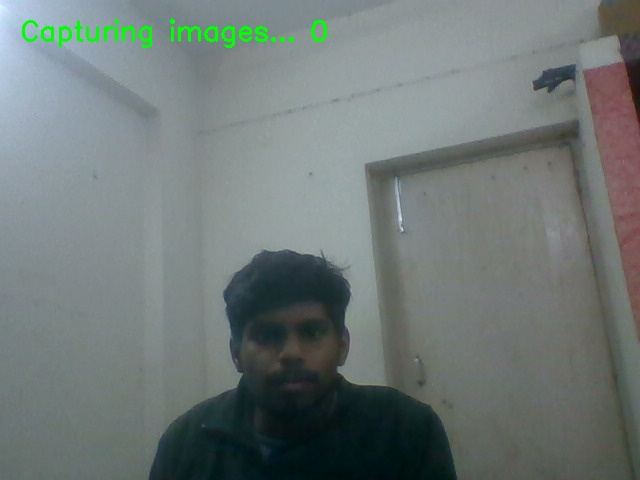
#> input picture dataset/Abhishek/0.jpg, 640 x 480 px, given in place of the camera
$ python recognize_and_attendance_improved.py dataset/Abhishek/0.jpg dataset/Abhishek/0.jpg dataset/Abhishek/0.jpg dataset/Abhishek/0.jpg 5
#> lines starting #> are read from the running program, lines starting #| are printed output that depends on the picture; after the words box and inside, x2 and y2 are one past the last pixel; in counts of white or black regions, pixels touching at a corner belong together
import cv2
import numpy as np
import csv
from datetime import datetime
import os
import time
import sys
from collections import defaultdict

# ==========================================
# PARSE COMMAND-LINE ARGUMENTS
# ==========================================
# Usage: python recognize_and_attendance_improved.py <subject_code> <subject_name> <period> <faculty_name> <session_id>
SUBJECT_CODE = sys.argv[1] if len(sys.argv) > 1 else ""
SUBJECT_NAME = sys.argv[2] if len(sys.argv) > 2 else ""
PERIOD = sys.argv[3] if len(sys.argv) > 3 else ""
FACULTY_NAME = sys.argv[4] if len(sys.argv) > 4 else ""
SESSION_ID = int(sys.argv[5]) if len(sys.argv) > 5 and sys.argv[5].isdigit() else None

print(f"\n{'='*60}")
print(f"  LECTURE DETAILS")
print(f"{'='*60}")
print(f"  Subject : {SUBJECT_NAME} ({SUBJECT_CODE})")
print(f"  Period  : {PERIOD}")
print(f"  Faculty : {FACULTY_NAME}")
print(f"  Session : #{SESSION_ID}")
print(f"{'='*60}\n")

# ==========================================
# IMPROVED CONFIGURATION PARAMETERS
# ==========================================
CONFIDENCE_THRESHOLD_INITIAL = 60  # Initial filter (stricter than before)
CONFIDENCE_THRESHOLD_FINAL = 45    # Final average threshold for confirmation
MIN_CONFIRMATIONS = 5              # Minimum frames to confirm a person
RECOGNITION_BUFFER_SIZE = 10       # How many recent recognitions to track

# Check if model files exist
if not os.path.exists("trainer.yml"):
    print("❌ ERROR: Model not trained yet!")
    print("Please train the model first using 'Train / Update Model' button.")
    time.sleep(3)
    sys.exit(1)

if not os.path.exists("labels.npy"):
    print("❌ ERROR: Labels file not found!")
    print("Please train the model first using 'Train / Update Model' button.")
    time.sleep(3)
    sys.exit(1)

# Try to load model with error handling
try:
    recognizer = cv2.face.LBPHFaceRecognizer_create()
    recognizer.read("trainer.yml")
    print("✅ Model loaded successfully")
except Exception as e:
    print(f"❌ ERROR: Failed to load model file!")
    print(f"Error: {str(e)}")
    print("Please retrain the model using 'Train / Update Model' button.")
    time.sleep(3)
    sys.exit(1)

# Try to load labels with error handling
try:
    label_map = np.load("labels.npy", allow_pickle=True).item()
#> (reads labels.npy from the repository)
    print(f"✅ Labels loaded successfully: {len(label_map)} person(s) registered")
    print(f"📋 Registered students: {', '.join(label_map.values())}")
except Exception as e:
    print(f"❌ ERROR: Failed to load labels file!")
    print(f"Error: {str(e)}")
    print("Please retrain the model using 'Train / Update Model' button.")
    time.sleep(3)
    sys.exit(1)

face_cascade = cv2.CascadeClassifier(
    "haarcascade_frontalface_default.xml"
)

import database
import json

LOG_FILE = "system_logs.jsonl"

# [36 lines left out: functions write_log, mark_attendance, not called in this run]

def filter_overlapping_faces(faces, overlap_threshold=0.3):
    """Remove overlapping face detections, keep the largest one"""
    if len(faces) == 0:
        return []

    # Convert to list of (x, y, w, h) tuples
    faces = [(x, y, w, h) for (x, y, w, h) in faces]

    # Sort by area (largest first)
    faces = sorted(faces, key=lambda f: f[2] * f[3], reverse=True)

    filtered = []
    for current_face in faces:
        cx, cy, cw, ch = current_face
        current_area = cw * ch

        # Check if this face overlaps significantly with any already accepted face
        overlap = False
        for accepted_face in filtered:
            ax, ay, aw, ah = accepted_face

            # Calculate overlap area
            overlap_x = max(0, min(cx + cw, ax + aw) - max(cx, ax))
            overlap_y = max(0, min(cy + ch, ay + ah) - max(cy, ay))
            overlap_area = overlap_x * overlap_y

            # If overlap is significant, skip this face
            if overlap_area > current_area * overlap_threshold:
                overlap = True
                break

        if not overlap:
            filtered.append(current_face)

    return filtered

# ==========================================
# MULTI-FRAME RECOGNITION BUFFER
# ==========================================
recognition_buffer = defaultdict(list)  # {name: [(confidence, timestamp), ...]}
confirmed_students = set()  # Students who have been confirmed and marked

# [36 lines left out: functions update_recognition_buffer, is_confirmed_recognition, not called in this run]

# Use consistent window name for all camera operations
if SUBJECT_NAME:
    WINDOW_NAME = f"Attendance: {SUBJECT_NAME} | {PERIOD} | Faculty: {FACULTY_NAME}"
else:
    WINDOW_NAME = "Smart Attendance System - IMPROVED"

# Destroy any existing windows first to ensure single window
try:
    window_prop = cv2.getWindowProperty(WINDOW_NAME, cv2.WND_PROP_VISIBLE)
    if window_prop >= 1:
        cv2.destroyWindow(WINDOW_NAME)
except (cv2.error, Exception):
    pass

# Destroy all windows to ensure clean state
cv2.destroyAllWindows()

# Small delay to ensure windows are fully closed and camera released
time.sleep(0.3)

cap = cv2.VideoCapture(0)

# Check if camera opened successfully
if not cap.isOpened():
    print("❌ ERROR: Camera not accessible!")
    print("Please check if camera is connected and not being used by another application.")
    time.sleep(3)
    sys.exit(1)

# Create and configure window
cv2.namedWindow(WINDOW_NAME, cv2.WINDOW_NORMAL)
cv2.resizeWindow(WINDOW_NAME, 900, 700)

# Make sure window is visible
cv2.setWindowProperty(WINDOW_NAME, cv2.WND_PROP_TOPMOST, 1)
time.sleep(0.1)
cv2.setWindowProperty(WINDOW_NAME, cv2.WND_PROP_TOPMOST, 0)

# Set attendance duration to 15 seconds (more time for confirmation)
ATTENDANCE_DURATION = 15  # seconds
start_time = time.time()

# Track which students have been marked to avoid duplicates within session
marked_students = set()

print("=" * 60)
print("📸 IMPROVED ATTENDANCE SYSTEM STARTED")
print("=" * 60)
if SUBJECT_NAME:
    print(f"📚 Subject: {SUBJECT_NAME} ({SUBJECT_CODE})")
    print(f"🕐 Period: {PERIOD}")
    print(f"👨‍🏫 Faculty: {FACULTY_NAME}")
print(f"⏱️  Duration: {ATTENDANCE_DURATION} seconds")
print(f"🎯 Confidence threshold: {CONFIDENCE_THRESHOLD_FINAL} (average)")
print(f"🔄 Minimum confirmations: {MIN_CONFIRMATIONS} frames")
print("-" * 60)

while True:
    ret, frame = cap.read()
#> frame is the input picture: shape (480, 640, 3); mean B, G, R 118.9, 120.6, 111.2
    if not ret:
        break

    # Calculate elapsed time
    elapsed_time = time.time() - start_time
    remaining_time = max(0, ATTENDANCE_DURATION - elapsed_time)

    # Break after duration
    if elapsed_time >= ATTENDANCE_DURATION:
        break

    gray = cv2.cvtColor(frame, cv2.COLOR_BGR2GRAY)
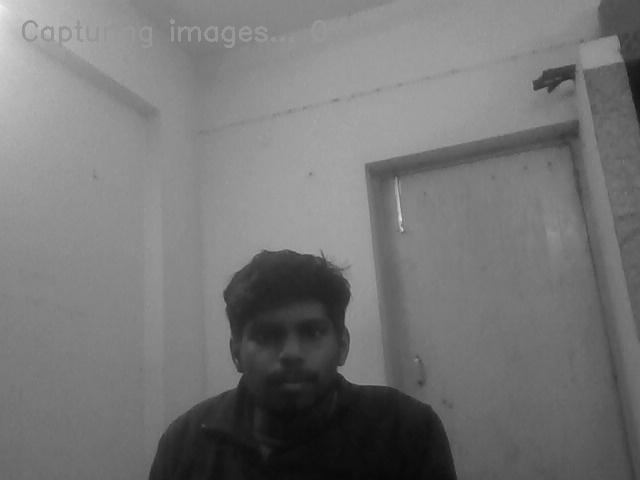
#> gray: shape (480, 640); min 7, max 240, mean 117.6

    # Detect faces with stricter parameters to reduce false positives
    faces = face_cascade.detectMultiScale(
        gray,
        scaleFactor=1.2,
        minNeighbors=5,      # More strict for better quality detections
        minSize=(100, 100)   # Larger minimum size
    )
#> faces = [[235, 293, 112, 112]]

    # Filter out overlapping detections
    faces = filter_overlapping_faces(faces)
#> in filter_overlapping_faces, `faces = [(x, y, w, h) for (x, y, w, h) in faces]`: faces = [(235, 293, 112, 112)]
#> the loop in filter_overlapping_faces, `for current_face in faces:` made 1 pass
#> (cx, cy, cw, ch, current_area) on pass 1: (235, 293, 112, 112, 12544)
#> faces = [(235, 293, 112, 112)]

    # Track students detected in current frame
    current_frame_students = []

    # Process ALL detected faces in this frame
    for (x, y, w, h) in faces:
        # Crop and resize face to match training size
        face_img = gray[y:y+h, x:x+w]
        face_img = cv2.resize(face_img, (200, 200))

        # Predict with recognizer
        label, confidence = recognizer.predict(face_img)

        name = "Unknown"
        color = (0, 0, 255)  # Red for unknown
        is_recognized = False
        confirmation_count = 0

        # Initial confidence filter (stricter than before)
        if confidence < CONFIDENCE_THRESHOLD_INITIAL:
            potential_name = label_map.get(label, "Unknown")

            if potential_name != "Unknown":
                # Update recognition buffer
                update_recognition_buffer(potential_name, confidence)

                # Check if this person is confirmed
                is_confirmed, confirmation_count = is_confirmed_recognition(potential_name)

                if is_confirmed:
                    name = potential_name
                    is_recognized = True
                    current_frame_students.append(name)

                    # Mark attendance if not already marked
                    if name not in marked_students and name not in confirmed_students:
                        if mark_attendance(name):
                            marked_students.add(name)
                            confirmed_students.add(name)
                            avg_conf = sum(c for c, _ in recognition_buffer[name]) / len(recognition_buffer[name])
                            print(f"✅ CONFIRMED & MARKED: {name} (Avg Confidence: {avg_conf:.1f}, Frames: {len(recognition_buffer[name])})")

                    color = (0, 255, 0)  # Green for confirmed
                else:
                    # Pending confirmation
                    name = f"{potential_name}?"
                    color = (0, 165, 255)  # Orange for pending
            else:
                color = (0, 0, 255)  # Red for unknown
        else:
            # High confidence = poor match = unknown
            color = (0, 0, 255)  # Red for unknown

        # Draw rectangle and label
        text = f"{name}"
        if is_recognized and name in marked_students:
            text += " ✓"  # Checkmark for marked
        elif confirmation_count > 0:
            text += f" ({confirmation_count}/{MIN_CONFIRMATIONS})"  # Show progress

        # Add confidence for debugging
        text += f" [{confidence:.0f}]"

        cv2.rectangle(frame, (x, y), (x+w, y+h), color, 3)

        # Draw name with background for better visibility
        (text_width, text_height), _ = cv2.getTextSize(text, cv2.FONT_HERSHEY_SIMPLEX, 0.7, 2)
        cv2.rectangle(frame, (x, y-text_height-10), (x+text_width, y), color, -1)
        cv2.putText(
            frame, text, (x, y-5),
            cv2.FONT_HERSHEY_SIMPLEX, 0.7, (255, 255, 255), 2
        )
#> this loop made 1 pass
#> (x, y, w, h, label, confidence, name, color) on pass 1: (235, 293, 112, 112, 0, 91.27, 'Unknown', (0, 0, 255))
#> pass 1, `face_img = gray[y:y+h, x:x+w]`:
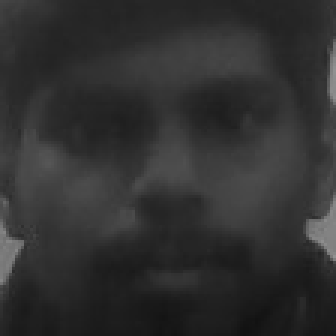
#> face_img: shape (112, 112) (shown 3 times larger); min 18, max 145, mean 48.4
#> after the loop:
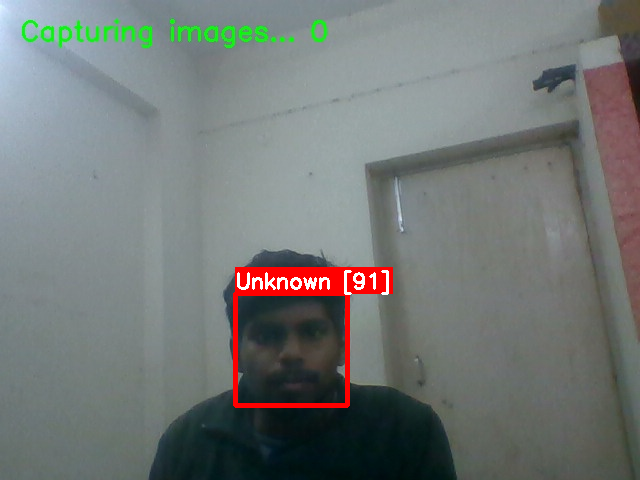
#> frame: shape (480, 640, 3); 2% of pixels changed, all inside (x1, y1, x2, y2) = (233, 267, 393, 408)
#> after the loop, confirmed_students = 0 items; current_frame_students = []; marked_students = 0 items

    # Display header information (two-line overlay with subject info)
    frame_h, frame_w = frame.shape[:2]
#> frame_h = 480; frame_w = 640

    # Top bar: Subject & Period info + Timer
    header_height = 70 if SUBJECT_NAME else 40
    overlay = frame.copy()
    cv2.rectangle(overlay, (0, 0), (frame_w, header_height), (0, 0, 0), -1)
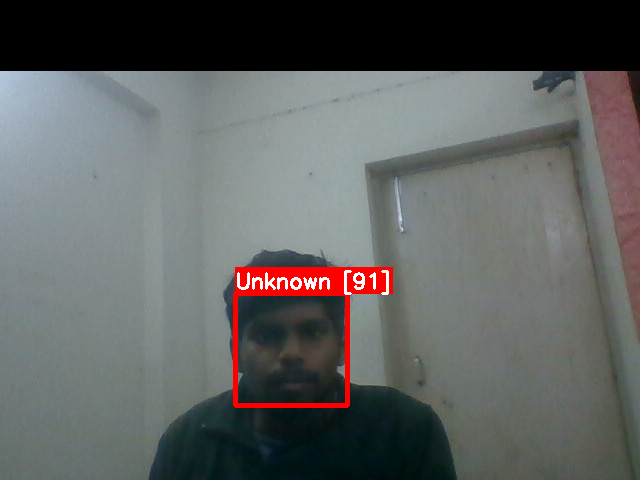
#> overlay: shape (480, 640, 3); 14.79% of pixels changed, all inside (x1, y1, x2, y2) = (0, 0, 640, 71)
    cv2.addWeighted(overlay, 0.7, frame, 0.3, 0, frame)

    if SUBJECT_NAME:
        # Line 1: Subject & Period
        subject_text = f"{SUBJECT_NAME} ({SUBJECT_CODE}) | {PERIOD}"
        cv2.putText(frame, subject_text, (10, 22), cv2.FONT_HERSHEY_SIMPLEX, 0.55, (255, 200, 50), 2)
        # Line 2: Faculty & Timer
        faculty_text = f"Faculty: {FACULTY_NAME}"
        cv2.putText(frame, faculty_text, (10, 45), cv2.FONT_HERSHEY_SIMPLEX, 0.45, (180, 180, 255), 1)
        timer_text = f"Time: {remaining_time:.1f}s"
        cv2.putText(frame, timer_text, (frame_w - 160, 22), cv2.FONT_HERSHEY_SIMPLEX, 0.55, (0, 255, 255), 2)
        marked_count = len(marked_students)
#> marked_count = 0
        count_text = f"Marked: {marked_count}"
#> count_text = 'Marked: 0'
        cv2.putText(frame, count_text, (frame_w - 160, 50), cv2.FONT_HERSHEY_SIMPLEX, 0.55, (0, 255, 0), 2)
    else:
        # Fallback single-line header
        timer_text = f"Time: {remaining_time:.1f}s / {ATTENDANCE_DURATION}s"
        cv2.putText(frame, timer_text, (10, 25), cv2.FONT_HERSHEY_SIMPLEX, 0.6, (0, 255, 255), 2)
        marked_count = len(marked_students)
        count_text = f"Marked: {marked_count}"
        cv2.putText(frame, count_text, (frame_w - 200, 25), cv2.FONT_HERSHEY_SIMPLEX, 0.6, (0, 255, 0), 2)

    # Display marked students as a compact bottom bar
    if marked_students:
        student_list = sorted(list(marked_students))
        students_text = "Confirmed: " + ", ".join(student_list[:5])
        bar_y = frame_h - 35
        overlay2 = frame.copy()
        cv2.rectangle(overlay2, (0, bar_y - 5), (frame_w, frame_h), (0, 0, 0), -1)
        cv2.addWeighted(overlay2, 0.6, frame, 0.4, 0, frame)
        cv2.putText(frame, students_text, (10, bar_y + 15),
                   cv2.FONT_HERSHEY_SIMPLEX, 0.5, (0, 255, 0), 1)

    # Show instructions at bottom
    cv2.putText(frame, "GREEN=Confirmed | ORANGE=Pending | RED=Unknown",
               (10, frame_h - 8), cv2.FONT_HERSHEY_SIMPLEX, 0.4, (200, 200, 200), 1)
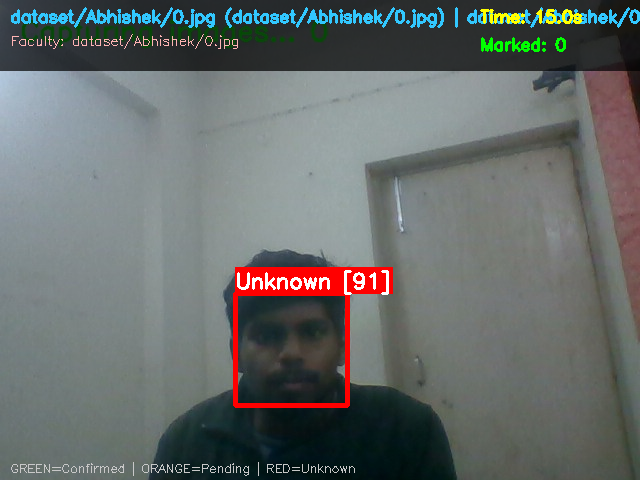
#> frame: shape (480, 640, 3); mean B, G, R 106.8, 108, 102.9

    cv2.imshow(WINDOW_NAME, frame)

    if cv2.waitKey(1) & 0xFF == 27:  # ESC to exit early
#> (key Esc is pressed here)
        print("\n⚠️  Attendance session ended early by user")
        break

print("=" * 60)
print(f"✅ ATTENDANCE SESSION COMPLETE!")
print("=" * 60)
if SUBJECT_NAME:
    print(f"📚 Subject: {SUBJECT_NAME} ({SUBJECT_CODE})")
    print(f"🕐 Period: {PERIOD}")
    print(f"👨‍🏫 Faculty: {FACULTY_NAME}")
print(f"📊 Total students marked: {len(marked_students)}")
#| 📊 Total students marked: 0
if marked_students:
    print(f"👥 Students:")
    for student in sorted(marked_students):
        print(f"   ✓ {student}")
else:
    print("⚠️  No students were recognized during this session.")
print("=" * 60)

# Update lecture session in database
if SESSION_ID:
    try:
        database.end_lecture_session(SESSION_ID, total_present=len(marked_students))
        print(f"📝 Lecture session #{SESSION_ID} marked as completed.")
    except Exception as e:
        print(f"⚠️ Failed to update lecture session: {e}")

# Proper cleanup
cap.release()

try:
    cv2.destroyWindow(WINDOW_NAME)
except:
    pass

cv2.destroyAllWindows()

time.sleep(0.2)
